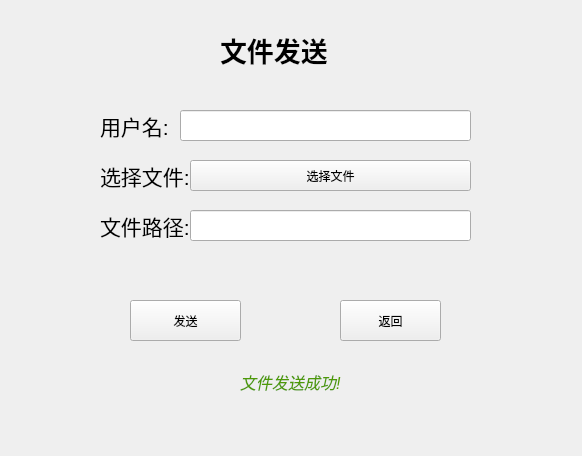
<?xml version="1.0" encoding="UTF-8"?>
<ui version="4.0">
 <class>FileTransferWindow</class>
 <widget class="QWidget" name="FileTransferWindow">
  <property name="geometry">
   <rect>
    <x>0</x>
    <y>0</y>
    <width>582</width>
    <height>456</height>
   </rect>
  </property>
  <property name="windowTitle">
   <string>Form</string>
  </property>
  <widget class="QLabel" name="label">
   <property name="geometry">
    <rect>
     <x>100</x>
     <y>160</y>
     <width>91</width>
     <height>31</height>
    </rect>
   </property>
   <property name="text">
    <string>&lt;html&gt;&lt;head/&gt;&lt;body&gt;&lt;p&gt;&lt;span style=&quot; font-size:16pt;&quot;&gt;选择文件:&lt;/span&gt;&lt;/p&gt;&lt;/body&gt;&lt;/html&gt;</string>
   </property>
  </widget>
  <widget class="QLabel" name="label_2">
   <property name="geometry">
    <rect>
     <x>220</x>
     <y>30</y>
     <width>111</width>
     <height>41</height>
    </rect>
   </property>
   <property name="text">
    <string>&lt;html&gt;&lt;head/&gt;&lt;body&gt;&lt;p&gt;&lt;span style=&quot; font-size:20pt; font-weight:600;&quot;&gt;文件发送&lt;/span&gt;&lt;/p&gt;&lt;/body&gt;&lt;/html&gt;</string>
   </property>
  </widget>
  <widget class="QLabel" name="label_3">
   <property name="geometry">
    <rect>
     <x>100</x>
     <y>110</y>
     <width>71</width>
     <height>31</height>
    </rect>
   </property>
   <property name="text">
    <string>&lt;html&gt;&lt;head/&gt;&lt;body&gt;&lt;p&gt;&lt;span style=&quot; font-size:16pt;&quot;&gt;用户名:&lt;/span&gt;&lt;/p&gt;&lt;/body&gt;&lt;/html&gt;</string>
   </property>
  </widget>
  <widget class="QLineEdit" name="usernameLineEdit">
   <property name="geometry">
    <rect>
     <x>180</x>
     <y>110</y>
     <width>291</width>
     <height>31</height>
    </rect>
   </property>
  </widget>
  <widget class="QPushButton" name="browseButton">
   <property name="geometry">
    <rect>
     <x>190</x>
     <y>160</y>
     <width>281</width>
     <height>31</height>
    </rect>
   </property>
   <property name="text">
    <string>选择文件</string>
   </property>
  </widget>
  <widget class="QLabel" name="label_4">
   <property name="geometry">
    <rect>
     <x>100</x>
     <y>210</y>
     <width>91</width>
     <height>31</height>
    </rect>
   </property>
   <property name="text">
    <string>&lt;html&gt;&lt;head/&gt;&lt;body&gt;&lt;p&gt;&lt;span style=&quot; font-size:16pt;&quot;&gt;文件路径:&lt;/span&gt;&lt;/p&gt;&lt;/body&gt;&lt;/html&gt;</string>
   </property>
  </widget>
  <widget class="QLineEdit" name="fileLineEdit">
   <property name="geometry">
    <rect>
     <x>190</x>
     <y>210</y>
     <width>281</width>
     <height>31</height>
    </rect>
   </property>
  </widget>
  <widget class="QPushButton" name="sendButton">
   <property name="geometry">
    <rect>
     <x>130</x>
     <y>300</y>
     <width>111</width>
     <height>41</height>
    </rect>
   </property>
   <property name="text">
    <string>发送</string>
   </property>
  </widget>
  <widget class="QPushButton" name="backButton">
   <property name="geometry">
    <rect>
     <x>340</x>
     <y>300</y>
     <width>101</width>
     <height>41</height>
    </rect>
   </property>
   <property name="text">
    <string>返回</string>
   </property>
  </widget>
  <widget class="QLabel" name="statusLabel">
   <property name="geometry">
    <rect>
     <x>240</x>
     <y>370</y>
     <width>101</width>
     <height>21</height>
    </rect>
   </property>
   <property name="text">
    <string>&lt;html&gt;&lt;head/&gt;&lt;body&gt;&lt;p&gt;&lt;span style=&quot; font-size:12pt; font-style:italic; color:#4e9a06;&quot;&gt;文件发送成功!&lt;/span&gt;&lt;/p&gt;&lt;/body&gt;&lt;/html&gt;</string>
   </property>
  </widget>
 </widget>
 <resources/>
 <connections/>
</ui>
